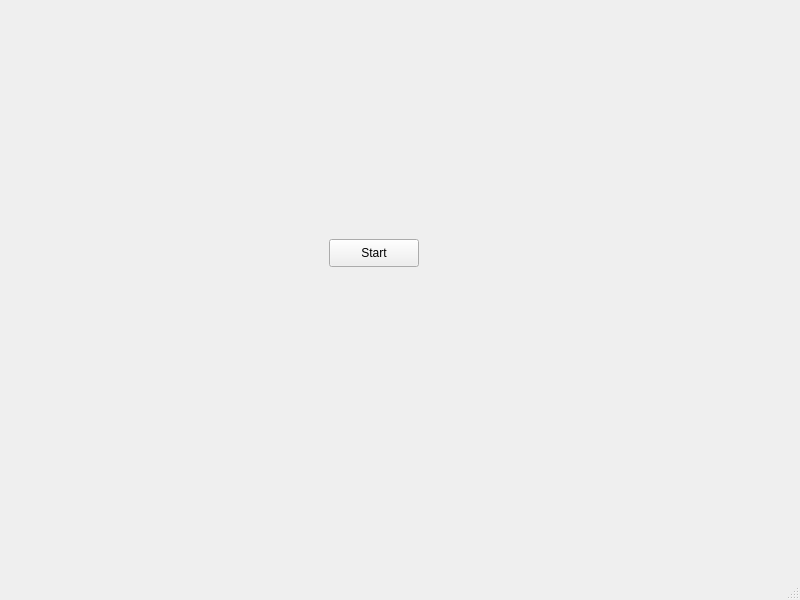
<?xml version="1.0" encoding="UTF-8"?>
<ui version="4.0">
 <class>MainWindow</class>
 <widget class="QMainWindow" name="MainWindow">
  <property name="geometry">
   <rect>
    <x>0</x>
    <y>0</y>
    <width>800</width>
    <height>600</height>
   </rect>
  </property>
  <property name="windowTitle">
   <string>MainWindow</string>
  </property>
  <widget class="QWidget" name="centralwidget">
   <layout class="QGridLayout" name="gridLayout">
    <item row="0" column="0">
     <widget class="QStackedWidget" name="stackedWidget">
      <property name="currentIndex">
       <number>0</number>
      </property>
      <widget class="QWidget" name="page">
       <widget class="QPushButton" name="pushButton">
        <property name="geometry">
         <rect>
          <x>320</x>
          <y>230</y>
          <width>90</width>
          <height>28</height>
         </rect>
        </property>
        <property name="text">
         <string>Start</string>
        </property>
       </widget>
      </widget>
      <widget class="QWidget" name="page_2"/>
     </widget>
    </item>
   </layout>
  </widget>
  <widget class="QMenuBar" name="menubar">
   <property name="geometry">
    <rect>
     <x>0</x>
     <y>0</y>
     <width>800</width>
     <height>22</height>
    </rect>
   </property>
  </widget>
  <widget class="QStatusBar" name="statusbar"/>
 </widget>
 <resources/>
 <connections/>
</ui>
